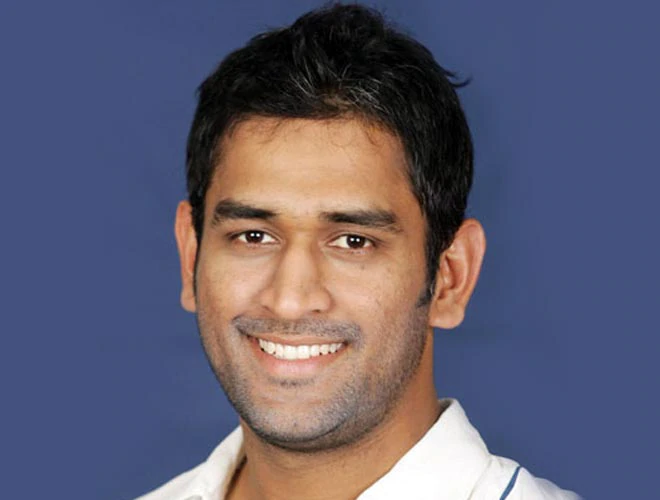
#> input picture dhoniface.png, 660 x 500 px, found by its file name
$ python therhold.py
#> lines starting #> are read from the running program, lines starting #| are printed output that depends on the picture; after the words box and inside, x2 and y2 are one past the last pixel; in counts of white or black regions, pixels touching at a corner belong together
import cv2 as a
import numpy as num
import tkinter as m

from matplotlib import pyplot as plt

#imageFileName = raw_input("enter the name of the image file: ")
img=a.imread('imges//dhoniface.png',0)
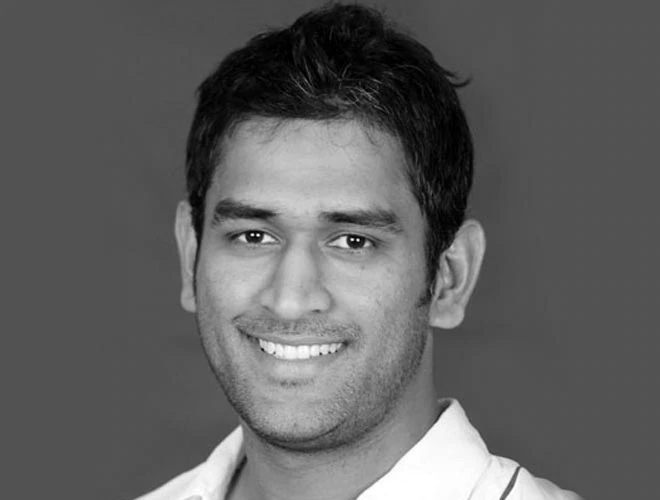
#> img: shape (500, 660); min 0, max 255, mean 96.2
#tt=(img,127,255)
#tt=("Original Image", img)
ret,threst1=a.threshold(img,127,255,a.THRESH_BINARY)
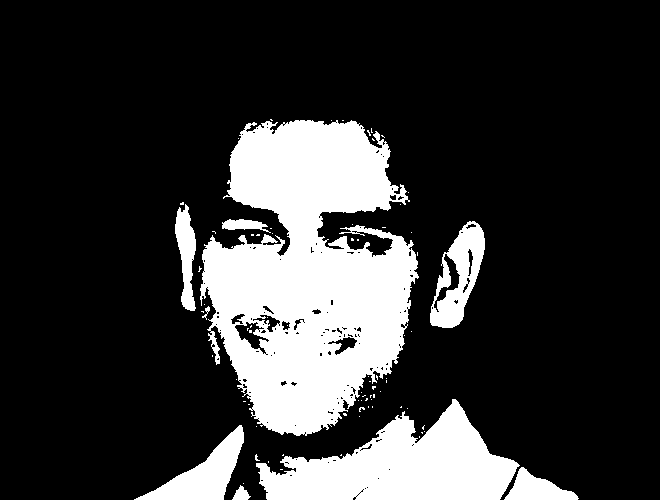
#> threst1: shape (500, 660); 20.7% white; 78 white regions (69 under 20 px), largest, box (x1, y1, x2, y2) and area: (200, 120, 419, 436) 44547, (256, 399, 520, 500) 14461, (134, 425, 244, 500) 3047
ret,threst2=a.threshold(img,127,255,a.THRESH_BINARY_INV)
ret,threst3=a.threshold(img,127,255,a.THRESH_TRUNC)
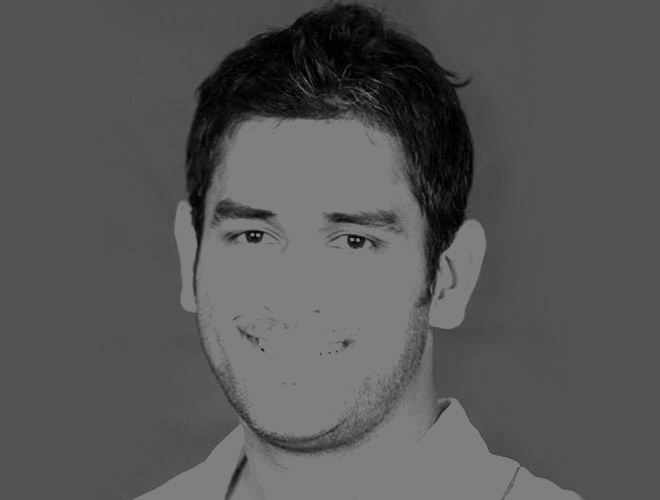
#> threst3: shape (500, 660); min 0, max 127, mean 86.3
ret,thres4=a.threshold(img,127,255,a.THRESH_TOZERO)
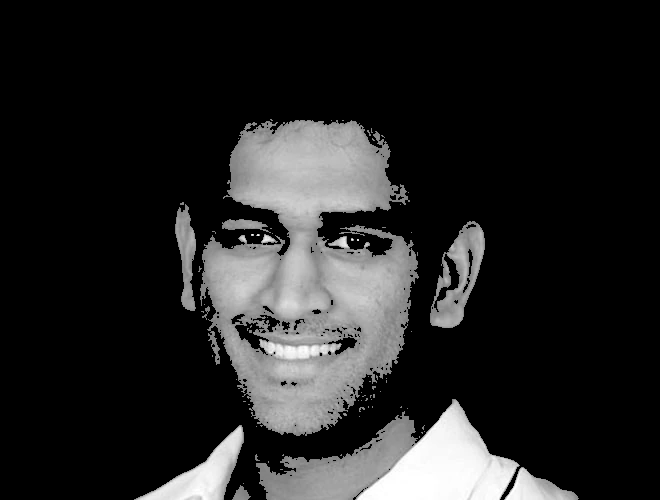
#> thres4: shape (500, 660); min 0, max 255, mean 36.2
ret,threst5=a.threshold(img,127,255,a.THRESH_TOZERO_INV)
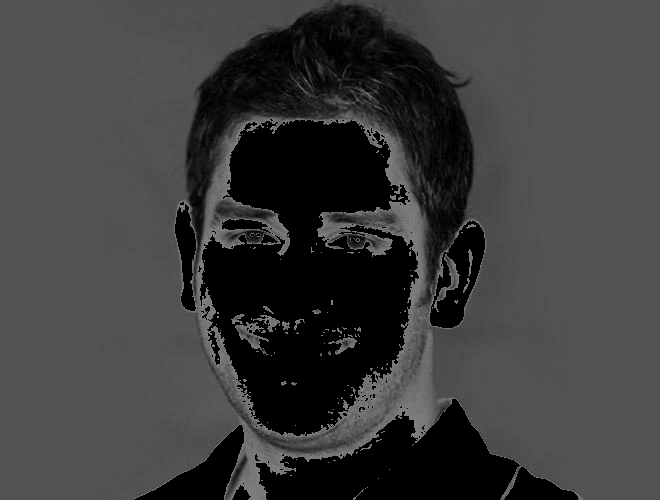
#> threst5: shape (500, 660); min 0, max 127, mean 60
titles=['original image','binary','binary_inv','trunc','tozero','tozero_inv']
images=[img,threst1,threst2,threst3,thres4,threst5]
for i in range(6):
    a="a"
    plt.subplot(2,3,i+1),plt.imshow(images[i],'gray')
    plt.title(titles[i])
    plt.xticks([]),plt.yticks([])
plt.show()
